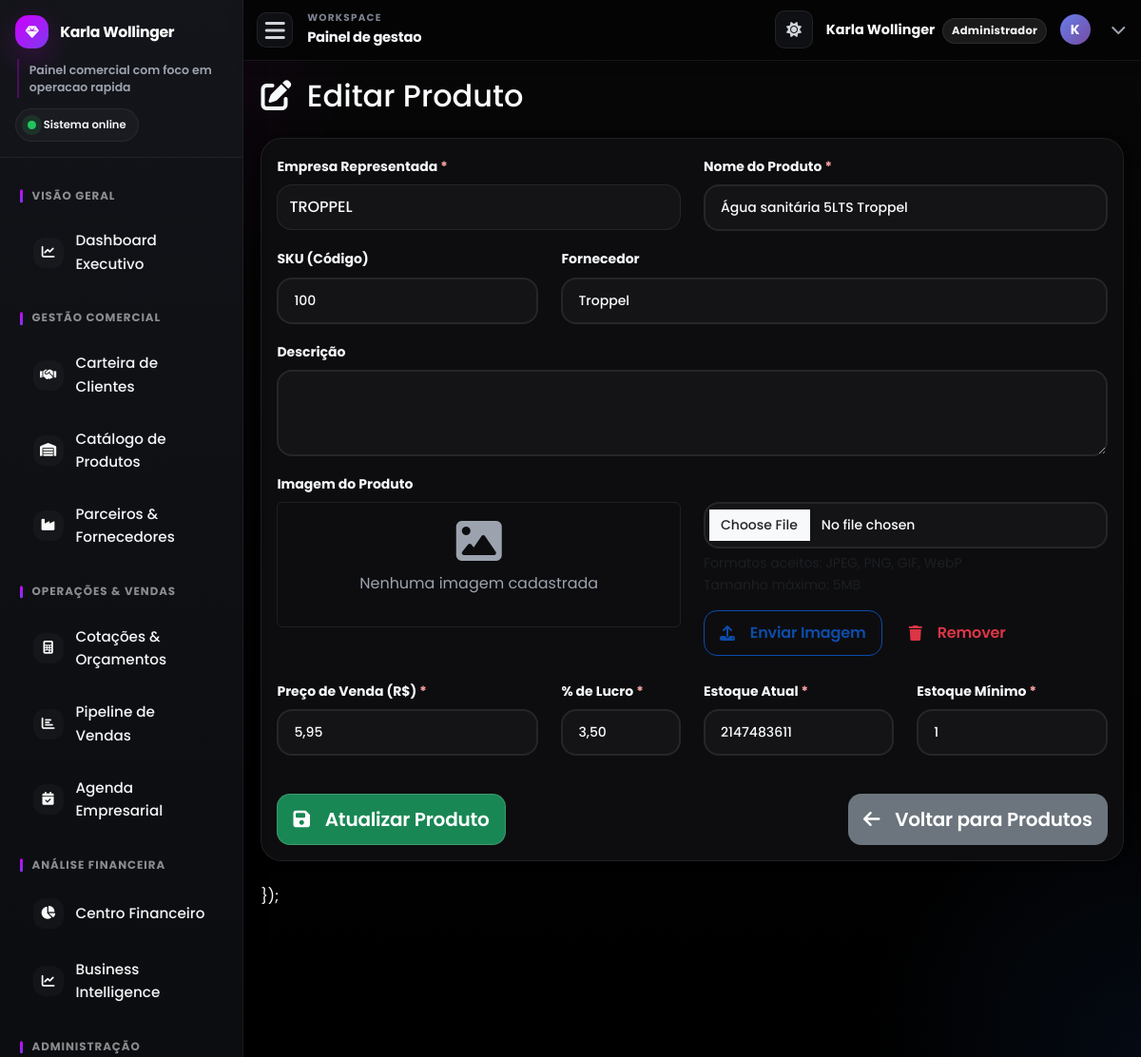
/cadastro_produto.php?id=31 (signed in), run on an earlier commit of the app's database.
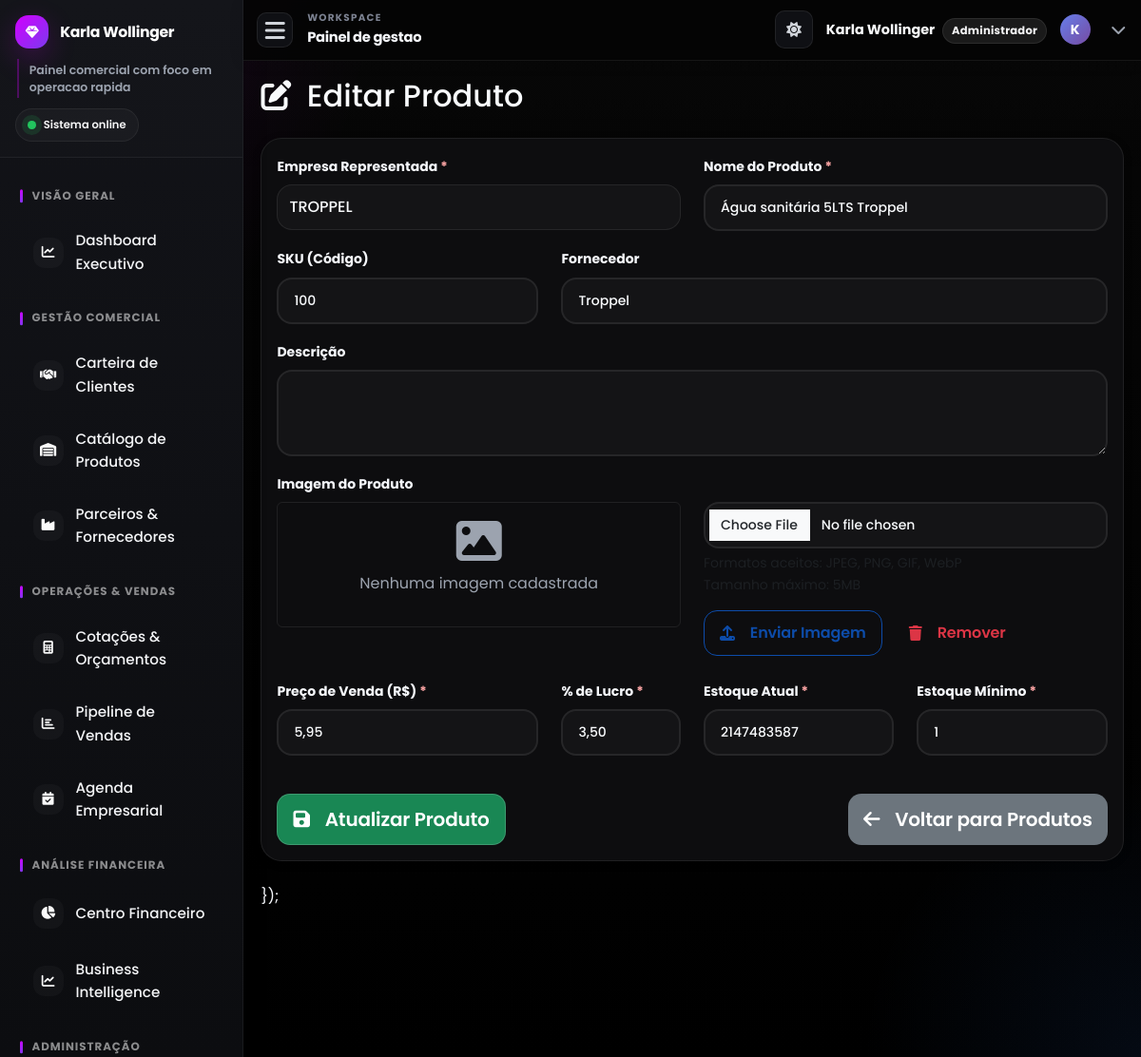
And on a later commit of the database.
### tables this page shows
CREATE TABLE `produtos` (
  `id` int(11) NOT NULL,
  `nome` varchar(255) NOT NULL,
  `descricao` text DEFAULT NULL,
  `sku` varchar(50) DEFAULT NULL,
  `preco_venda` decimal(10,2) NOT NULL,
  `dias_recompra_sugerido` int(11) DEFAULT NULL,
  `percentual_lucro` decimal(5,2) NOT NULL DEFAULT 0.00,
  `quantidade_estoque` int(11) NOT NULL DEFAULT 0,
  `estoque_minimo` int(11) DEFAULT 5,
  `fornecedor` varchar(100) DEFAULT NULL,
  `data_cadastro` datetime DEFAULT current_timestamp(),
  `empresa_id` int(11) DEFAULT NULL,
  `ativo_marketplace` tinyint(1) DEFAULT 1,
  `destaque_marketplace` tinyint(1) DEFAULT 0,
  `ordem_exibicao` int(11) DEFAULT 0,
  `imagem_url` varchar(255) DEFAULT NULL,
  `imagem_produto` varchar(255) DEFAULT NULL,
  `descricao_completa` text DEFAULT NULL
);

### cadastro_produto.php (the view, shortened to what the changed rows need)
<?php
require_once 'includes/db_connect.php';
$id = $nome = $descricao = $sku = $preco_venda = $percentual_lucro = $quantidade_estoque = $estoque_minimo = $fornecedor = $empresa_id = $imagem_produto = "";
$title = "Cadastrar Novo Produto";
$message = '';
if (isset($_GET["id"]) && empty($message)) {
    $id = trim($_GET["id"]);
    $sql_edit = "SELECT id, nome, descricao, sku, preco_venda, percentual_lucro, quantidade_estoque, estoque_minimo, fornecedor, empresa_id, imagem_produto FROM produtos WHERE id = ?";
    if ($stmt_edit = $conn->prepare($sql_edit)) {
        $stmt_edit->bind_param("i", $id);
        if ($stmt_edit->execute()) {
            $result_edit = $stmt_edit->get_result();
            if ($result_edit->num_rows == 1) {
                $row = $result_edit->fetch_assoc();
                $nome = $row['nome'];
                $sku = $row['sku'];
                $preco_venda = number_format($row['preco_venda'], 2, ',', '.');
                $percentual_lucro = number_format($row['percentual_lucro'], 2, ',', '.');
                $quantidade_estoque = $row['quantidade_estoque'];
                $estoque_minimo = $row['estoque_minimo'];
                $fornecedor = $row['fornecedor'];
                $title = "Editar Produto";
            } else {
                $message = "Produto não encontrado.";
                $message_type = "danger";
                $id = "";
            }
        }
    }
}
include_once 'includes/header.php';
?>
<link href="https://cdn.jsdelivr.net/npm/select2@4.1.0-rc.0/dist/css/select2.min.css" rel="stylesheet" />
<link href="https://cdn.jsdelivr.net/npm/select2-bootstrap-5-theme@1.3.0/dist/select2-bootstrap-5-theme.min.css" rel="stylesheet" />
<h2 class="mb-4"><i class="fas fa-<?php echo ($id ? 'edit' : 'plus-circle'); ?> me-2"></i> <?php echo $title; ?></h2>
<div class="card shadow-sm mb-4">
    <div class="card-body">
        <form action="<?php echo htmlspecialchars($_SERVER["PHP_SELF"]); ?>" method="post">
            <div class="row">
                <div class="col-md-6 mb-3">
                    <label for="nome" class="form-label">Nome do Produto <span class="text-danger">*</span></label>
                    <input type="text" class="form-control" id="nome" name="nome" value="<?php echo htmlspecialchars($nome); ?>" required>
                </div>
            </div>
            <div class="row">
                <div class="col-md-4 mb-3">
                    <label for="sku" class="form-label">SKU (Código)</label>
                    <input type="text" class="form-control" id="sku" name="sku" value="<?php echo htmlspecialchars($sku); ?>">
                </div>
                <div class="col-md-8 mb-3">
                    <label for="fornecedor" class="form-label">Fornecedor</label>
                    <input type="text" class="form-control" id="fornecedor" name="fornecedor" value="<?php echo htmlspecialchars($fornecedor); ?>" placeholder="Nome do fornecedor original">
                </div>
            </div>
            <div class="row">
                <div class="col-lg-4 col-md-6 mb-3">
                    <label for="preco_venda" class="form-label">Preço de Venda (R$) <span class="text-danger">*</span></label>
                    <input type="text" class="form-control" id="preco_venda" name="preco_venda" value="<?php echo htmlspecialchars($preco_venda); ?>" required placeholder="0,00">
                </div>
                <div class="col-lg-2 col-md-6 mb-3">
                    <label for="percentual_lucro" class="form-label">% de Lucro <span class="text-danger">*</span></label>
                    <input type="text" class="form-control" id="percentual_lucro" name="percentual_lucro" value="<?php echo htmlspecialchars($percentual_lucro); ?>" required placeholder="0,00">
                </div>
                <div class="col-lg-3 col-6 mb-3">
                    <label for="quantidade_estoque" class="form-label">Estoque Atual <span class="text-danger">*</span></label>
                    <input type="number" class="form-control" id="quantidade_estoque" name="quantidade_estoque" value="<?php echo htmlspecialchars($quantidade_estoque); ?>" required min="0">
                </div>
                <div class="col-lg-3 col-6 mb-3">
                    <label for="estoque_minimo" class="form-label">Estoque Mínimo <span class="text-danger">*</span></label>
                    <input type="number" class="form-control" id="estoque_minimo" name="estoque_minimo" value="<?php echo htmlspecialchars($estoque_minimo); ?>" required min="0">
                </div>
            </div>
        </form>
    </div>
</div>
<?php include_once 'includes/footer.php'; ?>

What changed in the data, as far as the page shows it:
changed produtos "Água sanitária 5LTS Troppel": quantidade_estoque "2147483611" → "2147483587"
